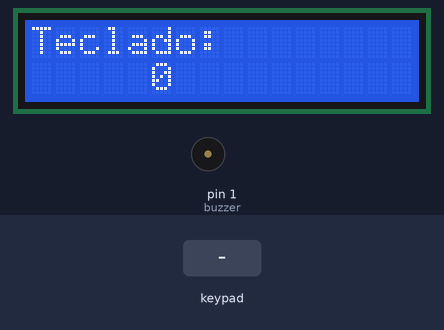
This sketch was run on a simulated Arduino Uno, built with avr-gcc and run on an emulated ATmega328P. On the bench: 16×2 character LCD, buzzer (waves = sounding, pin HIGH). Wiring (inferred from the names in the program): 4×3 keypad with keys 1 2 3 4 5 6 7 8 9 B 0 C: rows pin 8, pin 9, pin 10, pin 11; columns A0, A1, A2. The test bench sets the inputs (shaded band). Pins used as bus, display or sensor lines are not drawn.

Above: at 1.2 s.
1.3 s: key 'B' pressed
At 2.4 s:
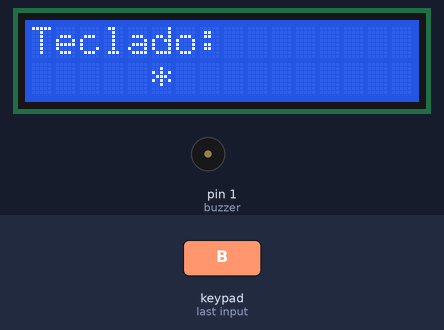
2.8 s: key 'C' pressed
At 4.0 s:
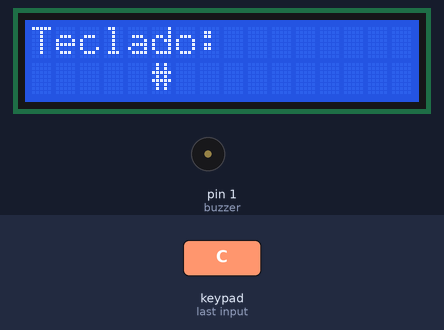
4.3 s: keypad keys 1 2 pressed 0.4 s apart
At 5.5 s:
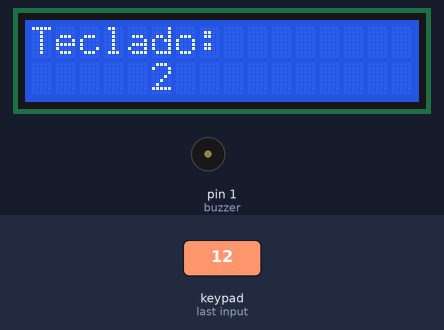
6.6 s: keypad keys 2 5 pressed 0.4 s apart
At 8.3 s:
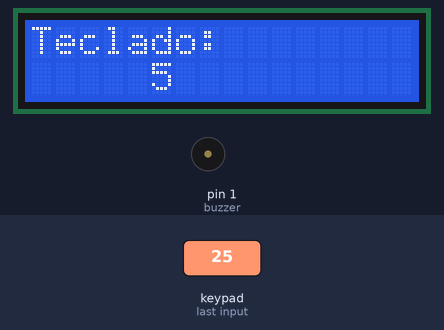
Timing chart, 0 to 9.8 s (numbered marks = the images above; inputs shaded):
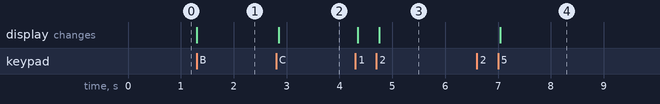

Measured:
- after the input at 1.3 s, the display: changes at once (image 1)
- after the input at 2.8 s, the display: changes after 0.05 s (image 2)
- after the input at 4.3 s, the display: first changes after 0.05 s (image 3 shows a later state)
- after the input at 6.6 s, the display: changes after 0.45 s (image 4)

The sketch:

VarreduraTeclado.ino
```cpp
/*

      Este programa tem a função de ler um teclado matricial e escrever o número pressionado do display lcd. Ainda, a cada tecla pressionada um buzzer
   irá gerar um barulho de clique.


   ***** TIMER 2 *****

   Ciclo de máquina = 1/16MHz = 62,5ns

   Overflow = (256 - TCNT2) * Prescaler * Ciclo de máquina
   Overflow = 156 * 1024 * 62,5ns
   Overflow = 9,98ms

   Logo, a interrupção do timer2 ocorrerá a cada 9,98ms ~= 10ms.

      Na simulação o programa funcionou perfeitamente.

*/

// Inclusão de bibliotecas
#include <LiquidCrystal.h>

// Mapeamento de hardware
#define col1 A0
#define col2 A1
#define col3 A2
#define lin1 8
#define lin2 9
#define lin3 10
#define lin4 11
#define buzzer 1

// Protótipos de funções auxiliares
void imprime_Display();
void pressiona_Teclado(int num);

// Variáveis auxiliares
LiquidCrystal disp( 2,    // RS
                    3,    // EN
                    4,    // D4
                    5,    // D5
                    6,    // D6
                    7 );  // D7
int cont = 0x00;
int numero = 0x00;
char control = 0x01;

// Função de interrupção
ISR(TIMER2_OVF_vect){     // Função de interrupção utilizando os registradore do ATMega328P

    TCNT2 = 100;          // Reinicia a contagem do timer2 em 100, para contagem de 156
    cont++;

    if(cont == 0x05){

        cont = 0x00;

        if(digitalRead(col1) && control == 0x01){

            control = 0x02;
            digitalWrite(col1, LOW);
            digitalWrite(col2, HIGH);
            digitalWrite(col3, HIGH);

            if(!digitalRead(lin1)) pressiona_Teclado(1);
            if(!digitalRead(lin2)) pressiona_Teclado(4);
            if(!digitalRead(lin3)) pressiona_Teclado(7);
            if(!digitalRead(lin4)) pressiona_Teclado(11);
        } // end if col1
        if(digitalRead(col2) && control == 0x02){

            control = 0x03;
            digitalWrite(col1, HIGH);
            digitalWrite(col2, LOW);
            digitalWrite(col3, HIGH);

            if(!digitalRead(lin1)) pressiona_Teclado(2);
            if(!digitalRead(lin2)) pressiona_Teclado(5);
            if(!digitalRead(lin3)) pressiona_Teclado(8);
            if(!digitalRead(lin4)) pressiona_Teclado(0);
        } // end if col2
        if(digitalRead(col3) && control == 0x03){

            control = 0x01;
            digitalWrite(col1, HIGH);
            digitalWrite(col2, HIGH);
            digitalWrite(col3, LOW);

            if(!digitalRead(lin1)) pressiona_Teclado(3);
            if(!digitalRead(lin2)) pressiona_Teclado(6);
            if(!digitalRead(lin3)) pressiona_Teclado(9);
            if(!digitalRead(lin4)) pressiona_Teclado(12);
        } // end if col3
    } // end if cont == 0x05
} // end ISR

void setup() {

    disp.begin(16,2);

    for(int i=8; i < 12; i++)
        pinMode(i, INPUT);

    pinMode(col1, OUTPUT);
    pinMode(col2, OUTPUT);
    pinMode(col3, OUTPUT);
    pinMode(buzzer, OUTPUT);

    digitalWrite(col1, HIGH);
    digitalWrite(col2, HIGH);
    digitalWrite(col3, HIGH);
    digitalWrite(buzzer, LOW);

    TCCR2A = 0x00;        // Configura a operação normal do timer2
    TCCR2B = 0x07;        // Configura os prescaler em 1:1024
    TCNT2 = 100;          // Inicia contagem do timer2 em 100, para contagem de 156
    TIMSK2 = 0x01;        // Habilita a interrupção por overflow do timer2
} // end void setup

void loop() {

    imprime_Display();
} // end void main


// Funções auxiliares

void pressiona_Teclado(int num){

    numero = num;

    TIMSK2 = 0x00;        // Desabilita a interrupção por overflow do timer2

    digitalWrite(buzzer, HIGH);
    delay(500);
    digitalWrite(buzzer, LOW);

    TIMSK2 = 0x01;        // Habilita a interrupção por overflow do timer2

} // end void pressiona_Teclado


void imprime_Display(){

    disp.setCursor(0,0);
    disp.print("Teclado: ");

    disp.setCursor(5, 1);
    if(numero == 11)
        disp.print("*");
    else if(numero == 12)
        disp.print("#");
    else
        disp.print(numero);
} // end void imprime_Display
```
